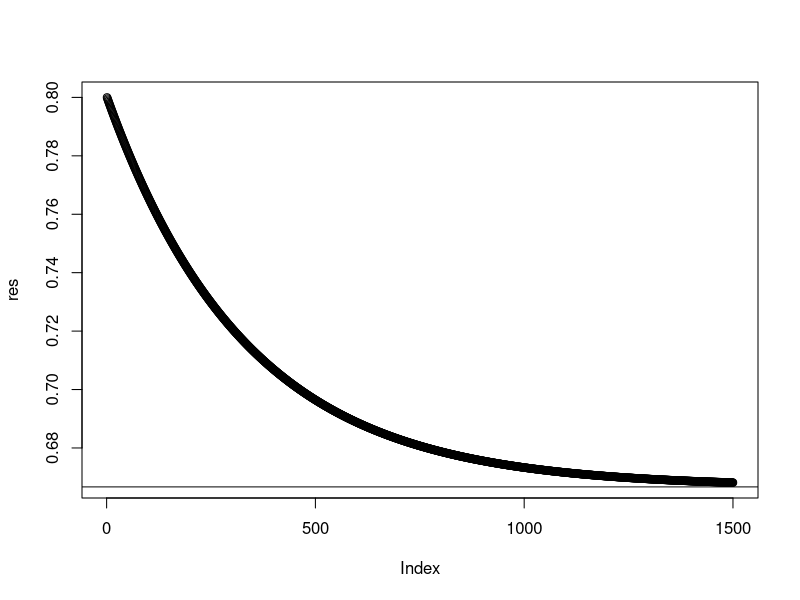
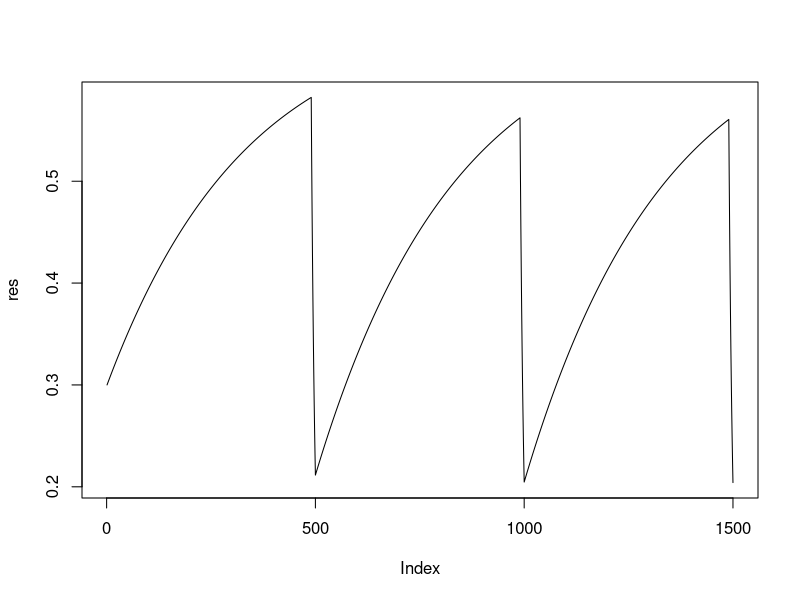

Here is the R script that generated these plots, in order:
# Function for computing trajectory of H over time

H.prime <- function(H, N, u) { H - H/(2*N) + (1-H)*2*u}

H.eq <- function(N, u) {4*N*u / (4*N*u + 1)}

# initialize and run
# Various values of N and u
res <- vector();
t <- 1500
res[1] <- 0.8
N <- 500
u <- 10^-3

# compute trajectory
for(i in 2:t) {res[i] <- H.prime(res[i-1], N, u)}
plot(res)
abline(h=H.eq(N, u))


# Now a case with a population bottleneck:
res <- vector();
#N <- c(rep(500,499), 2, rep(500,490), rep(10,10), rep(500, 490), rep(10,10) )
N <- rep(c(rep(500, 490),rep(5,10)),3)
t <- 1500
res[1] <- 0.3
u <- 10^-3

# compute trajectory
for(i in 2:t) {res[i] <- H.prime(res[i-1], N[i], u)}
plot(res, type="l" )





